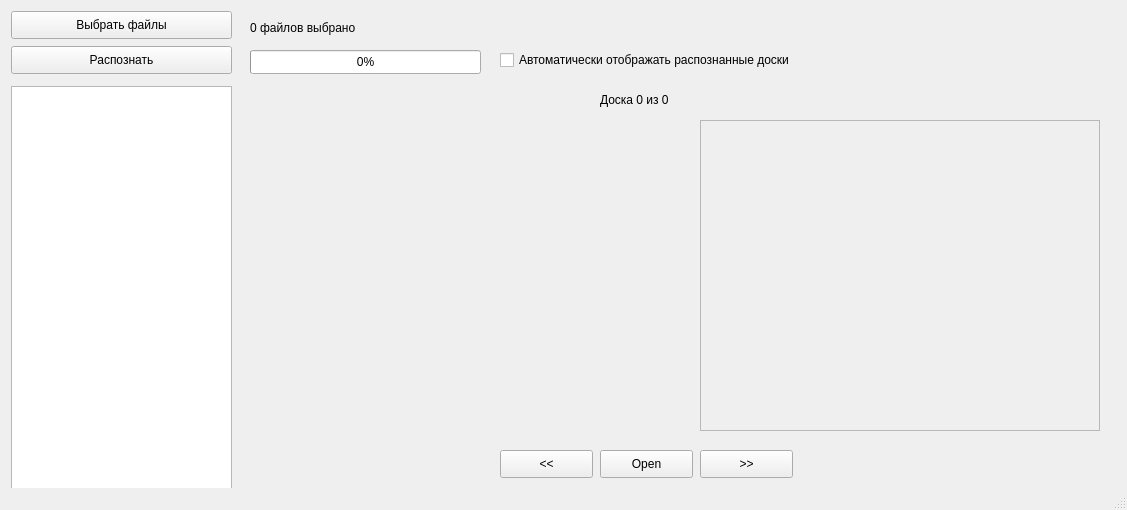
<?xml version="1.0" encoding="UTF-8"?>
<ui version="4.0">
 <class>MainWindow</class>
 <widget class="QMainWindow" name="MainWindow">
  <property name="geometry">
   <rect>
    <x>0</x>
    <y>0</y>
    <width>1127</width>
    <height>510</height>
   </rect>
  </property>
  <property name="windowTitle">
   <string>MainWindow</string>
  </property>
  <widget class="QWidget" name="centralwidget">
   <property name="enabled">
    <bool>true</bool>
   </property>
   <widget class="QPushButton" name="pushButton_2">
    <property name="geometry">
     <rect>
      <x>11</x>
      <y>46</y>
      <width>221</width>
      <height>28</height>
     </rect>
    </property>
    <property name="text">
     <string>Распознать</string>
    </property>
   </widget>
   <widget class="QPushButton" name="pushButton">
    <property name="geometry">
     <rect>
      <x>11</x>
      <y>11</y>
      <width>221</width>
      <height>28</height>
     </rect>
    </property>
    <property name="text">
     <string>Выбрать файлы</string>
    </property>
   </widget>
   <widget class="QPlainTextEdit" name="console_output">
    <property name="geometry">
     <rect>
      <x>11</x>
      <y>86</y>
      <width>221</width>
      <height>411</height>
     </rect>
    </property>
    <property name="readOnly">
     <bool>true</bool>
    </property>
   </widget>
   <widget class="QLabel" name="label_files_selected">
    <property name="geometry">
     <rect>
      <x>250</x>
      <y>20</y>
      <width>221</width>
      <height>16</height>
     </rect>
    </property>
    <property name="text">
     <string>0 файлов выбрано</string>
    </property>
   </widget>
   <widget class="QProgressBar" name="progress_bar">
    <property name="geometry">
     <rect>
      <x>250</x>
      <y>50</y>
      <width>231</width>
      <height>24</height>
     </rect>
    </property>
    <property name="value">
     <number>0</number>
    </property>
   </widget>
   <widget class="QFrame" name="sgf_painter_frame">
    <property name="geometry">
     <rect>
      <x>700</x>
      <y>120</y>
      <width>400</width>
      <height>311</height>
     </rect>
    </property>
    <property name="frameShape">
     <enum>QFrame::StyledPanel</enum>
    </property>
    <property name="frameShadow">
     <enum>QFrame::Raised</enum>
    </property>
    <layout class="QHBoxLayout" name="horizontalLayout">
     <property name="spacing">
      <number>0</number>
     </property>
     <property name="leftMargin">
      <number>0</number>
     </property>
     <property name="topMargin">
      <number>0</number>
     </property>
     <property name="rightMargin">
      <number>0</number>
     </property>
     <property name="bottomMargin">
      <number>0</number>
     </property>
    </layout>
   </widget>
   <widget class="QLabel" name="origin_label">
    <property name="geometry">
     <rect>
      <x>250</x>
      <y>120</y>
      <width>400</width>
      <height>311</height>
     </rect>
    </property>
    <property name="text">
     <string/>
    </property>
    <property name="scaledContents">
     <bool>false</bool>
    </property>
   </widget>
   <widget class="QPushButton" name="previous_button">
    <property name="geometry">
     <rect>
      <x>500</x>
      <y>450</y>
      <width>93</width>
      <height>28</height>
     </rect>
    </property>
    <property name="text">
     <string>&lt;&lt;</string>
    </property>
   </widget>
   <widget class="QPushButton" name="next_button">
    <property name="geometry">
     <rect>
      <x>700</x>
      <y>450</y>
      <width>93</width>
      <height>28</height>
     </rect>
    </property>
    <property name="text">
     <string>&gt;&gt;</string>
    </property>
   </widget>
   <widget class="QPushButton" name="pushButton_3">
    <property name="geometry">
     <rect>
      <x>600</x>
      <y>450</y>
      <width>93</width>
      <height>28</height>
     </rect>
    </property>
    <property name="text">
     <string>Open</string>
    </property>
   </widget>
   <widget class="QCheckBox" name="checkBox">
    <property name="geometry">
     <rect>
      <x>500</x>
      <y>50</y>
      <width>361</width>
      <height>20</height>
     </rect>
    </property>
    <property name="text">
     <string>Автоматически отображать распознанные доски</string>
    </property>
   </widget>
   <widget class="QLabel" name="label_board_index">
    <property name="geometry">
     <rect>
      <x>600</x>
      <y>90</y>
      <width>131</width>
      <height>20</height>
     </rect>
    </property>
    <property name="text">
     <string>Доска 0 из 0</string>
    </property>
   </widget>
  </widget>
  <widget class="QStatusBar" name="statusbar"/>
 </widget>
 <resources/>
 <connections>
  <connection>
   <sender>pushButton</sender>
   <signal>clicked()</signal>
   <receiver>MainWindow</receiver>
   <slot>select_files()</slot>
   <hints>
    <hint type="sourcelabel">
     <x>136</x>
     <y>23</y>
    </hint>
    <hint type="destinationlabel">
     <x>400</x>
     <y>47</y>
    </hint>
   </hints>
  </connection>
  <connection>
   <sender>pushButton_2</sender>
   <signal>clicked()</signal>
   <receiver>MainWindow</receiver>
   <slot>convert_to_sgf()</slot>
   <hints>
    <hint type="sourcelabel">
     <x>136</x>
     <y>46</y>
    </hint>
    <hint type="destinationlabel">
     <x>529</x>
     <y>43</y>
    </hint>
   </hints>
  </connection>
  <connection>
   <sender>next_button</sender>
   <signal>clicked()</signal>
   <receiver>MainWindow</receiver>
   <slot>next_file()</slot>
   <hints>
    <hint type="sourcelabel">
     <x>745</x>
     <y>465</y>
    </hint>
    <hint type="destinationlabel">
     <x>762</x>
     <y>625</y>
    </hint>
   </hints>
  </connection>
  <connection>
   <sender>previous_button</sender>
   <signal>clicked()</signal>
   <receiver>MainWindow</receiver>
   <slot>previous_file()</slot>
   <hints>
    <hint type="sourcelabel">
     <x>568</x>
     <y>458</y>
    </hint>
    <hint type="destinationlabel">
     <x>552</x>
     <y>626</y>
    </hint>
   </hints>
  </connection>
  <connection>
   <sender>checkBox</sender>
   <signal>toggled(bool)</signal>
   <receiver>MainWindow</receiver>
   <slot>toggle_auto_preview(bool)</slot>
   <hints>
    <hint type="sourcelabel">
     <x>676</x>
     <y>57</y>
    </hint>
    <hint type="destinationlabel">
     <x>676</x>
     <y>768</y>
    </hint>
   </hints>
  </connection>
  <connection>
   <sender>pushButton_3</sender>
   <signal>clicked()</signal>
   <receiver>MainWindow</receiver>
   <slot>open_current_file()</slot>
   <hints>
    <hint type="sourcelabel">
     <x>638</x>
     <y>467</y>
    </hint>
    <hint type="destinationlabel">
     <x>644</x>
     <y>691</y>
    </hint>
   </hints>
  </connection>
 </connections>
 <slots>
  <slot>select_files()</slot>
  <slot>convert_to_sgf()</slot>
  <slot>show_preview()</slot>
  <slot>next_file()</slot>
  <slot>previous_file()</slot>
  <slot>toggle_auto_preview(bool)</slot>
  <slot>open_current_file()</slot>
 </slots>
</ui>
